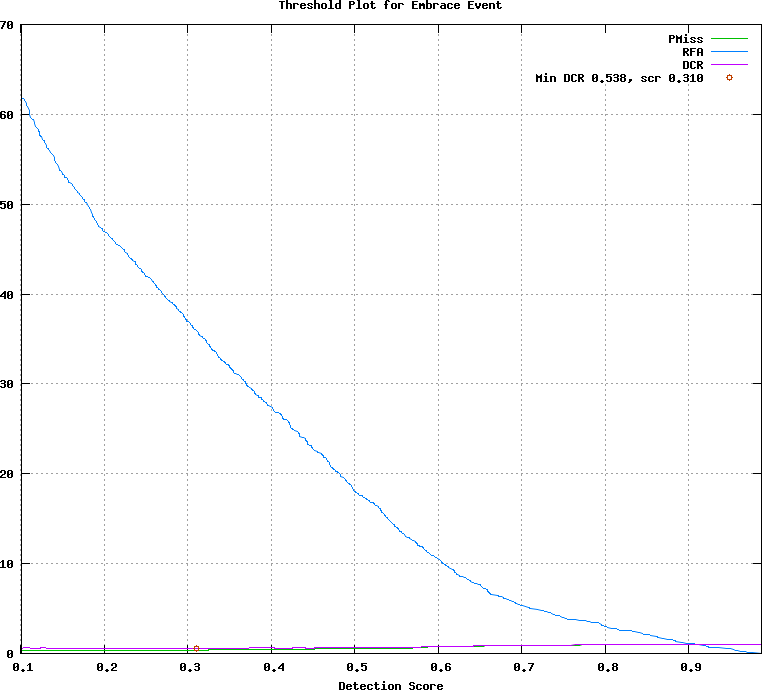

Recreate this plot in gnuplot.
## GNUPLOT command file
set terminal postscript color
set style data lines
set title 'Threshold Plot for Embrace Event'
set xlabel 'Detection Score'
set grid
set size ratio 0.85
plot [0.101000:0.987000]  \
  'test.det.Embrace_Event.dat.1' using 1:4 title 'PMiss' with lines lt 2, \
  'test.det.Embrace_Event.dat.1' using 1:5 title 'RFA' with lines lt 3, \
  'test.det.Embrace_Event.dat.1' using 1:6 title 'DCR' with lines lt 4, \
  'test.det.Embrace_Event.dat.2' using 1:2 title 'Min DCR 0.538, scr 0.310' with points lt 6
